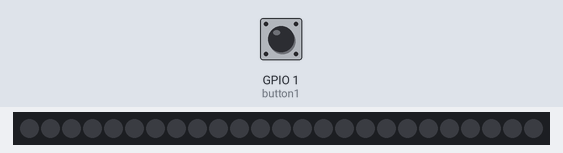
Simulated run of this sketch. Board: ESP32. Parts: 25 RGB LEDs in strip order, left to right. The test bench sets the inputs (shaded band); at power-on: GPIO 1 (button1) LOW. Dim RGB values are drawn brighter than linear.

Above: at 1.2 s.
1.3 s: GPIO 1 (button1) pulled HIGH for 0.15 s
At 2.3 s:
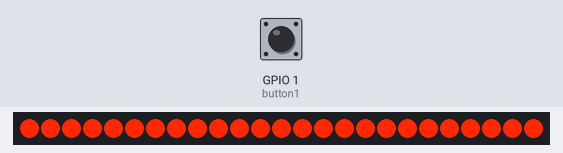
2.9 s: GPIO 1 (button1) pulled HIGH for 1 s
At 4.5 s:
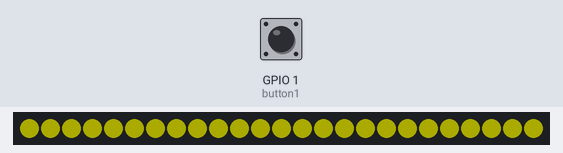
6.9 s: GPIO 1 (button1) pulled HIGH for 3.2 s
At 7.28 s:
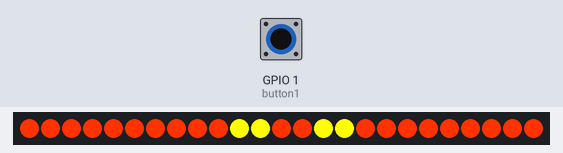
Timing chart, 0 to 9.9 s (numbered marks = the images above; inputs shaded):
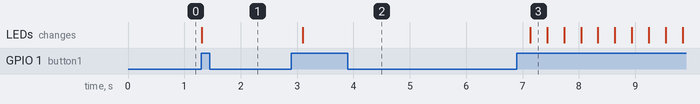

The sketch:

_PopArtFinal.ino
```cpp
#include <Adafruit_NeoPixel.h>
#include "frames.h"
#include <Bounce2.h>

Bounce button1 = Bounce();

Adafruit_NeoPixel strip(25, 0);

int colors[6][3] {
  {255, 0, 255},
  {0, 0, 255},
  {255, 0 , 0},
  {0, 255, 0},
  {255, 50, 0},
  {255, 255, 0}
};

int whichFrame = 0;
int switchVal = 0;

int startTime = 0;
int tVal = 500;

int mapTime = 0;
int mapInterval = 300;

void setup() {

  strip.begin();
  strip.show();
  button1.attach(1, INPUT);
  button1.interval(5);
}

void loop() {

  button1.update();

  if (button1.rose()) {
    switchVal = (switchVal + 1) % 4;
  }

  switch (switchVal) {

    case 0: off();
      break;

    case 1: on();
      break;

    case 2: simpAnimation();
      break;

    case 3: mapped();
      break;
  }
}

void off() {

  strip.clear();
  strip.show();
}

void on() {

  for (int i = 0; i < strip.numPixels(); i++) {
    int orange = 255;
    strip.setPixelColor(i, orange, 40, 0);
  }
  strip.show();
}
void simpAnimation() {

  uint16_t i, j;
  for (j = 255; j < 255; j++) {
    for (i = 0; i < strip.numPixels(); i++) {
      strip.setPixelColor(i, j, j, 0);
    }
    strip.show();
  }
  if (millis() - startTime > tVal) {
    for (j = 255; j > 45; j--) {
      for (i = 0; i < strip.numPixels(); i++) {
        strip.setPixelColor(i, j, j, 0);
      }
      strip.show();
    }
  }
}


void mapped() {
  if (millis() - mapTime > mapInterval) {
    for (int i = 0; i < strip.numPixels(); i++) {
      int whichColor = animation [whichFrame][i];
      int pixAddress = pixelMap[i];

      int red = colors[whichColor][0];
      int green = colors[whichColor][1];
      int blue = colors[whichColor][2];

      strip.setPixelColor(pixAddress, red, green, blue);

    }
    strip.show();
    whichFrame = (whichFrame + 1) % 2;
    mapTime = millis();
  }

}
```

frames.h
```cpp
int pixelMap[25] {
  0, 1,
  2, 3, 4,
  5, 6, 7, 8,
  9, 10, 11, 12,
  13, 14, 15, 16,
  17, 18, 19, 20,
  21, 22, 23, 24,
};

int animation[2][25] {
  {
    4, 4,
    4, 4, 4,
    4, 4, 4, 4,
    4, 5, 5, 4,
    4, 5, 5, 4,
    4, 4, 4, 4,
    4, 4, 4, 4,
  },
  {
    4, 4,
    4, 4, 4,
    4, 5, 5, 4,
    4, 5, 5, 4,
    4, 5, 5, 4,
    4, 5, 5, 4,
    4, 4, 4, 4,
  },
//  {
//    5, 5,
//    5, 5, 5,
//    5, 5, 5, 5,
//    5, 5, 5, 5,
//    5, 5, 5, 5,
//    5, 5, 5, 5,
//    5, 5, 5, 5,
//  },

};
```

Measured:
- after the input at 1.3 s, the LEDs: change at once (image 1)
- after the input at 2.9 s, the LEDs: change after 0.20 s (image 2)
- after the input at 6.9 s, the LEDs: change after 0.24 s (image 3)
